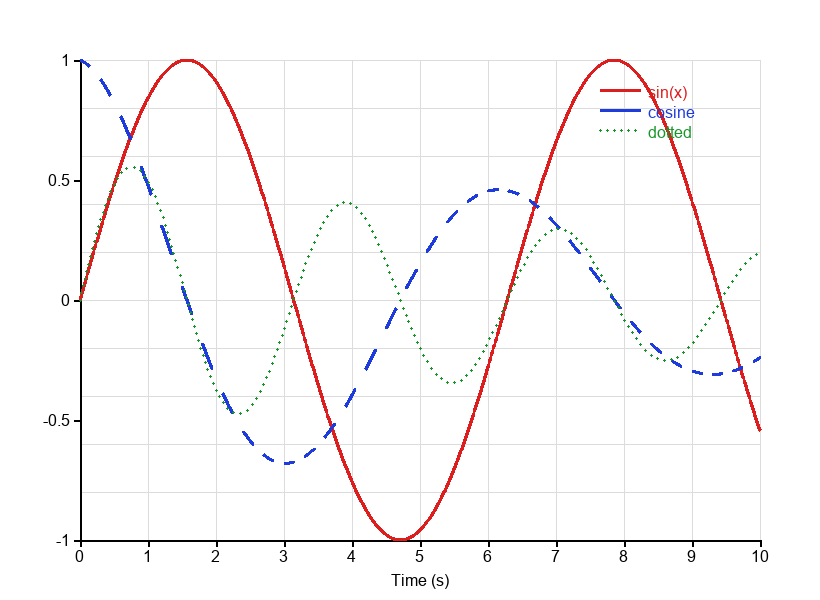
#> input picture sample_chart.png, 820 x 600 px
$ python test_auto.py
#> lines starting #> are read from the running program, lines starting #| are printed output that depends on the picture; after the words box and inside, x2 and y2 are one past the last pixel; in counts of white or black regions, pixels touching at a corner belong together
#> in main, rgb is the input picture: shape (600, 820, 3); mean R, G, B 250.5, 248.7, 249.1
### auto_detect.py
# -*- coding: utf-8 -*-
"""
全自动识别：坐标轴框 → OCR 读刻度数字做标定 → 按颜色自动找出所有曲线。

命令行用法（批处理）：
    python auto_detect.py chart.png -o out.csv [--mode separate|common] [--n 200]
                                     [--tol 50] [--preview check.png]
在 GUI 中由“一键自动”按钮调用。

OCR 使用 rapidocr_onnxruntime（pip install rapidocr_onnxruntime）；
未安装时仍可自动找坐标轴框和曲线，只是刻度数值需手动输入。
"""
from __future__ import annotations

import argparse
import math
import re
from dataclasses import dataclass, field
from typing import List, Optional, Tuple

import numpy as np

from curve_core import AxisCalibration, Curve, color_mask, trace_curve

# ----------------------------------------------------------------------------
# 1. 坐标轴框检测
# ----------------------------------------------------------------------------
@dataclass
class PlotFrame:
    x_axis_row: Optional[int]       # X 轴所在行
    y_axis_col: Optional[int]       # Y 轴所在列
    box: Tuple[int, int, int, int]  # 绘图区 (x0, y0, x1, y1)
    has_top: bool = False           # 顶部有边框线
    has_right: bool = False         # 右侧有边框线

    # [7 lines left out: function inner_box, not called in this run]


def _close_gaps(mask: np.ndarray, axis: int, max_gap: int) -> np.ndarray:
    """沿 axis 方向把长度 <= max_gap 的 False 断口填上（曲线穿过坐标轴会切断轴线）。"""
    m = mask if axis == 1 else mask.T
    n = m.shape[1]
    big = n + 1
    fwd = np.empty(m.shape, dtype=np.int32)
    bwd = np.empty(m.shape, dtype=np.int32)
    d = np.full(m.shape[0], big, dtype=np.int32)
    for j in range(n):
        d = np.where(m[:, j], 0, d + 1)
        fwd[:, j] = d
    d = np.full(m.shape[0], big, dtype=np.int32)
    for j in range(n - 1, -1, -1):
        d = np.where(m[:, j], 0, d + 1)
        bwd[:, j] = d
    out = m | ((fwd + bwd) <= max_gap + 1)
    return out if axis == 1 else out.T


def _longest_runs(mask: np.ndarray, axis: int) -> np.ndarray:
    """沿 axis 方向，每条线上最长连续 True 段长度。axis=1 → 每行；axis=0 → 每列。"""
    m = mask if axis == 1 else mask.T
    run = np.zeros(m.shape[0], dtype=np.int32)
    best = np.zeros(m.shape[0], dtype=np.int32)
    for j in range(m.shape[1]):
        run = (run + 1) * m[:, j]
        best = np.maximum(best, run)
    return best


def _group_lines(idx: np.ndarray) -> List[Tuple[int, int]]:
    """把相邻的行/列号分组（粗线占多行）。"""
    if idx.size == 0:
        return []
    groups, start, prev = [], int(idx[0]), int(idx[0])
    for v in idx[1:]:
        v = int(v)
        if v != prev + 1:
            groups.append((start, prev))
            start = v
        prev = v
    groups.append((start, prev))
    return groups


def _run_extent(line: np.ndarray) -> Tuple[int, int]:
    """一行/一列里最长 True 段的起止下标。"""
    idx = np.flatnonzero(line)
    if idx.size == 0:
        return 0, line.size - 1
    breaks = np.flatnonzero(np.diff(idx) > 1)
    starts = np.concatenate(([0], breaks + 1))
    ends = np.concatenate((breaks, [idx.size - 1]))
    k = int(np.argmax(ends - starts))
    return int(idx[starts[k]]), int(idx[ends[k]])


def find_plot_frame(rgb: np.ndarray) -> PlotFrame:
    h, w = rgb.shape[:2]
    mx = rgb.max(axis=2).astype(np.int16)
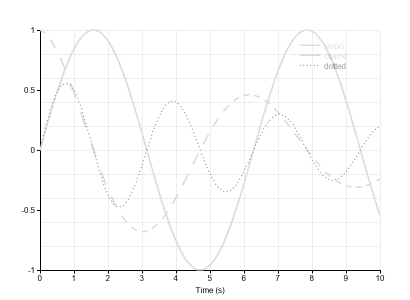
#> mx: shape (600, 820) int16 (shown at 1/2 size); min 0, max 255, mean 251.7
    mn = rgb.min(axis=2).astype(np.int16)
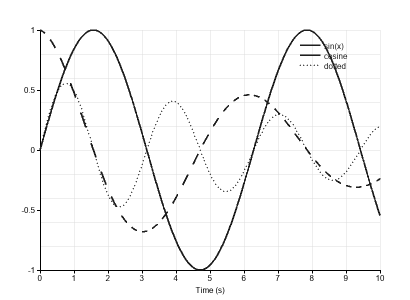
#> mn: shape (600, 820) int16 (shown at 1/2 size); min 0, max 255, mean 248.2
    dark = (mx < 170) & ((mx - mn) < 60)        # 深色且低饱和：坐标轴/边框
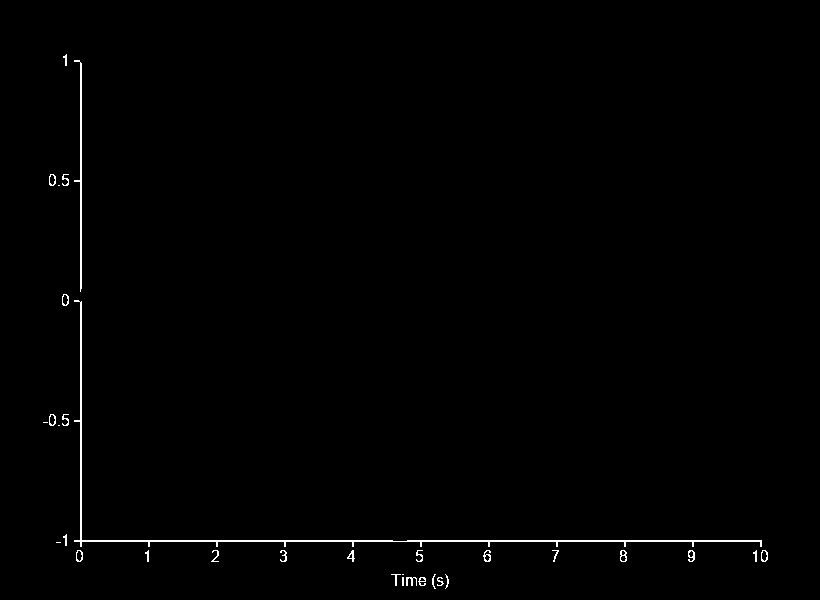
#> dark: shape (600, 820) bool; 0.69% white in thin lines or dots, all inside (x1, y1, x2, y2) = (43, 54, 768, 589)
    gap_h, gap_v = max(10, int(0.04 * w)), max(10, int(0.04 * h))
    dark_h = _close_gaps(dark, axis=1, max_gap=gap_h)  # 允许曲线穿越造成的断口
#> after the loop in _close_gaps, `for j in range(n):`:
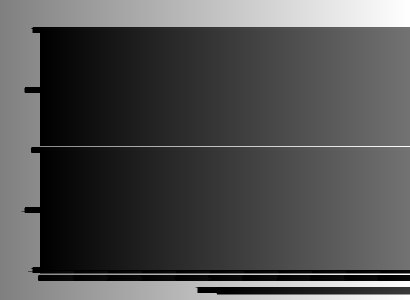
#> fwd: shape (600, 820) int32 (shown at 1/2 size); min 0, max 1641, mean 520.3; drawn with min black and max white
#> after the loop in _close_gaps, `for j in range(n):`: d = 600 values, max 1641 at index 0, min 52 at index 552, mean 830.9
#> after the loop in _close_gaps, `for j in range(n - 1, -1, -1):`:
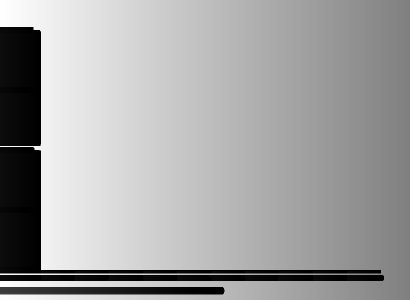
#> bwd: shape (600, 820) int32 (shown at 1/2 size); min 0, max 1641, mean 1052.7; drawn with min black and max white
#> after the loop in _close_gaps, `for j in range(n - 1, -1, -1):`: d = 600 values, max 1641 at index 0, min 43 at index 422, mean 299.1
    dark_v = _close_gaps(dark, axis=0, max_gap=gap_v)
#> call 2 of _close_gaps, with axis = 0, max_gap = 24
#> in _close_gaps (call 2), `m = mask if axis == 1 else mask.T`:
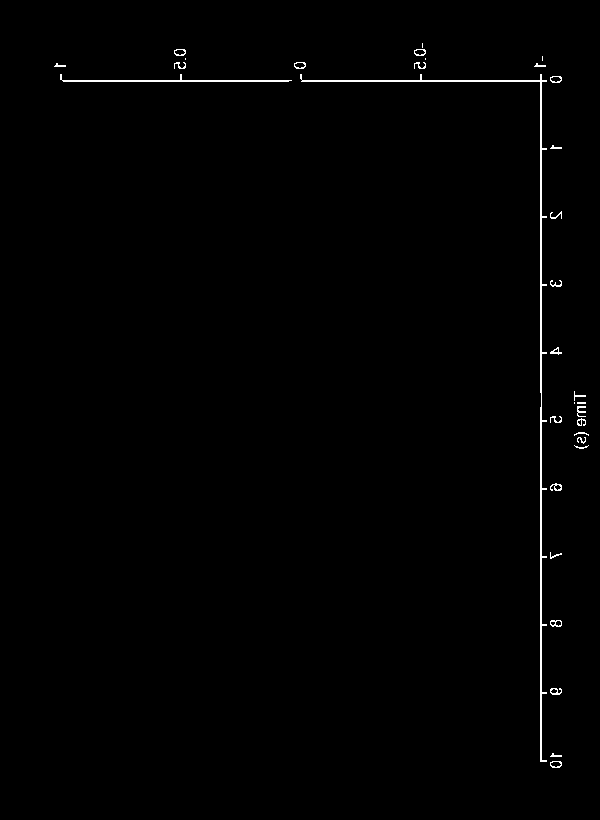
#> m: shape (820, 600) bool; 0.69% white in thin lines or dots, all inside (x1, y1, x2, y2) = (54, 43, 589, 768)
#> after the loop in _close_gaps (call 2), `for j in range(n):`:
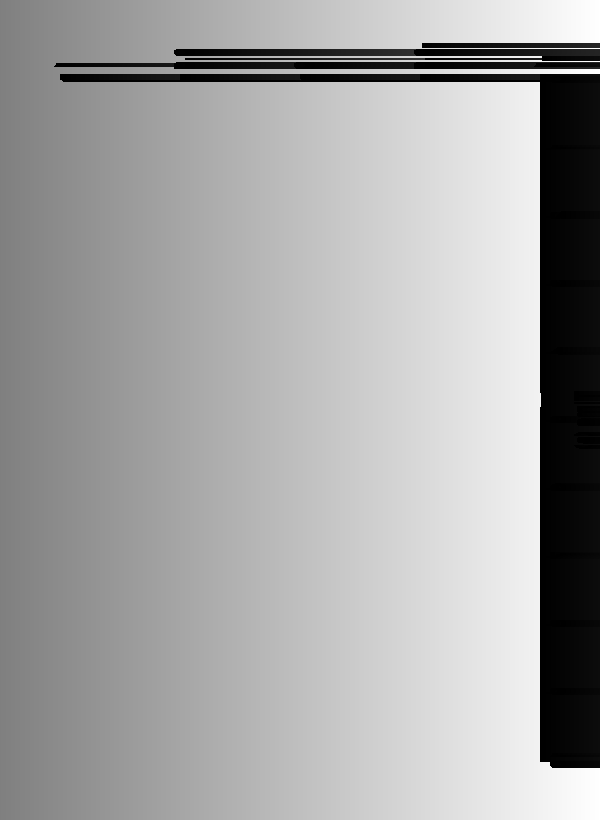
#> fwd: shape (820, 600) int32; min 0, max 1201, mean 782.6; drawn with min black and max white
#> after the loop in _close_gaps (call 2), `for j in range(n):`: d = 820 values, max 1201 at index 0, min 11 at index 434, mean 198.3
#> (the rest of the program and of its run is left out)
